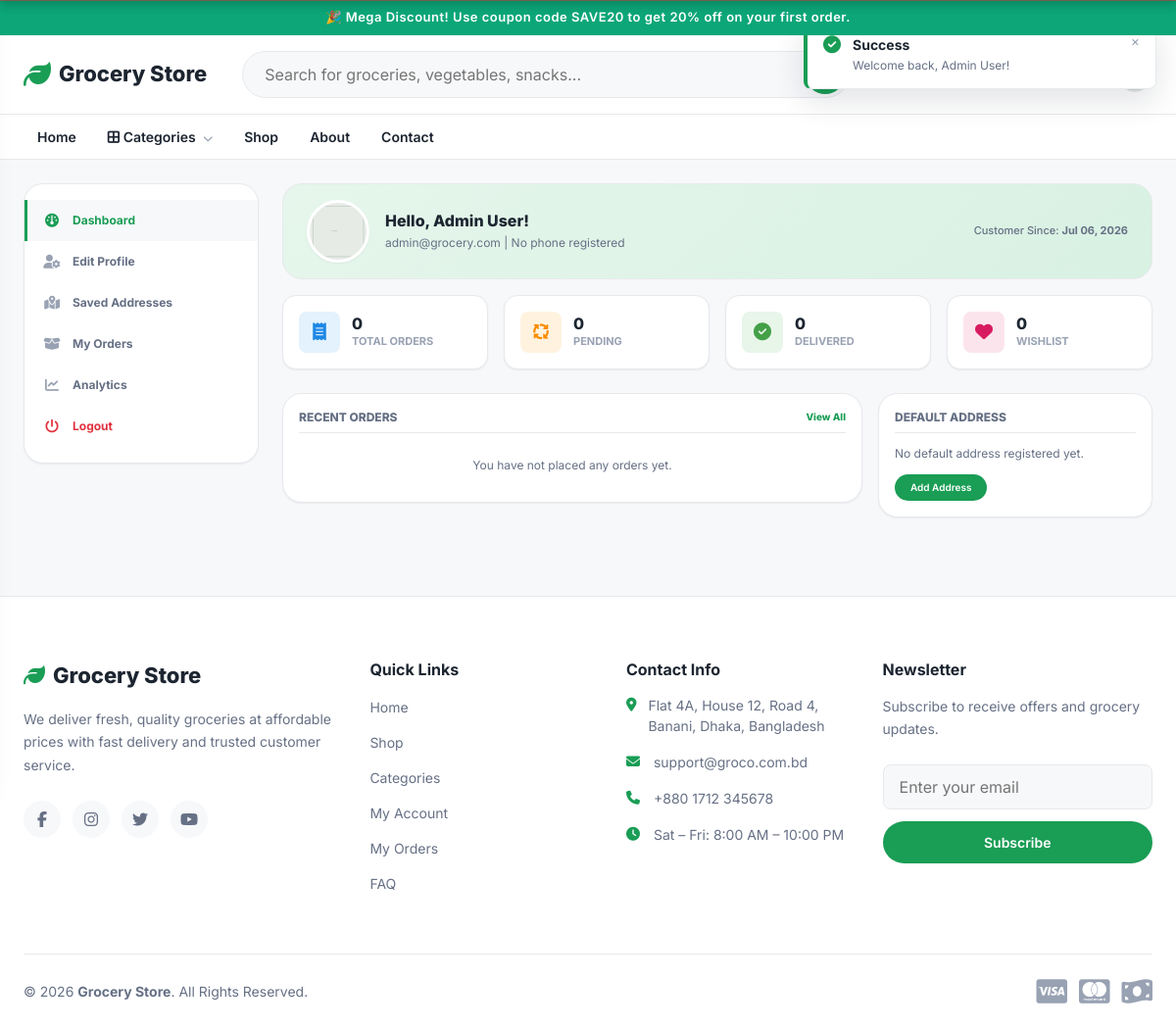
The app's page /account.php (signed in) with its own data.
### tables this page shows
CREATE TABLE `users` (
  `id` int(11) NOT NULL,
  `role_id` int(11) NOT NULL DEFAULT 2,
  `full_name` varchar(100) NOT NULL,
  `username` varchar(50) DEFAULT NULL,
  `email` varchar(150) NOT NULL,
  `phone` varchar(20) DEFAULT NULL,
  `gender` varchar(20) DEFAULT NULL,
  `dob` date DEFAULT NULL,
  `password` varchar(255) NOT NULL,
  `avatar` varchar(255) DEFAULT NULL,
  `wallet_balance` decimal(10,2) DEFAULT 0.00,
  `reward_points` int(11) DEFAULT 0,
  `is_verified` tinyint(1) DEFAULT 0,
  `phone_verified` tinyint(1) DEFAULT 0,
  `email_verified` tinyint(1) DEFAULT 0,
  `is_active` tinyint(1) DEFAULT 1,
  `is_banned` tinyint(1) DEFAULT 0,
  `banned_until` datetime DEFAULT NULL,
  `ban_reason` varchar(255) DEFAULT NULL,
  `remember_token` varchar(255) DEFAULT NULL,
  `failed_logins` int(11) DEFAULT 0,
  `last_password_change` datetime DEFAULT NULL,
  `last_login_at` datetime DEFAULT NULL,
  `created_at` timestamp NOT NULL DEFAULT current_timestamp(),
  `updated_at` timestamp NOT NULL DEFAULT current_timestamp() ON UPDATE current_timestamp(),
  `deleted_at` datetime DEFAULT NULL
);

### public/includes/helpers.php (called while the page is built, shortened)
<?php
function e(?string $value): string
{
    return htmlspecialchars($value ?? '', ENT_QUOTES, 'UTF-8');
}
function image_url(?string $path, string $placeholderCategory = 'ui'): string
{
    $fallbackPath = 'assets/images/' . $placeholderCategory . '/placeholder.png';
    $filePath = PUBLIC_PATH . '/' . $fallbackPath;
    $mtime = file_exists($filePath) ? filemtime($filePath) : time();
    return BASE_URL . '/' . $fallbackPath . '?v=' . $mtime;
}
function url_for(string $page): string
{
    return BASE_URL . '/' . ltrim($page, '/');
}

### public/includes/auth.php (called while the page is built, shortened)
<?php
function is_logged_in(): bool
{
    return !empty($_SESSION['user_id']);
}
function current_user_id(): ?int
{
    return isset($_SESSION['user_id']) ? (int) $_SESSION['user_id'] : null;
}
function current_user(): ?array
{
    static $cached = null;
    static $resolved = false;
    if ($resolved) {
        return $cached;
    }
    $userId = current_user_id();
    $stmt = db()->prepare(
        'SELECT u.id, u.role_id, u.full_name, u.email, u.phone, u.avatar,
                u.is_verified, u.is_active, r.role_name
         FROM users u
         JOIN roles r ON r.id = u.role_id
         WHERE u.id = :id
         LIMIT 1'
    );
    $stmt->execute(['id' => $userId]);
    $user = $stmt->fetch();
    $cached = $user;
    return $cached;
}
function wishlist_item_count(): int
{
    $stmt = db()->prepare('SELECT COUNT(*) FROM wishlists WHERE user_id = :uid');
    $stmt->execute(['uid' => current_user_id()]);
    return (int) $stmt->fetchColumn();
}

### public/dbconnect.php (called while the page is built, shortened)
<?php
final class Database
{
    private static ?PDO $instance = null;
    public static function getConnection(): PDO
    {
        if (self::$instance === null) {
            $dsn = 'mysql:host=' . DB_HOST . ';dbname=' . DB_NAME . ';charset=' . DB_CHARSET;
            $options = [
                PDO::ATTR_ERRMODE            => PDO::ERRMODE_EXCEPTION,
                PDO::ATTR_DEFAULT_FETCH_MODE => PDO::FETCH_ASSOC,
                PDO::ATTR_EMULATE_PREPARES   => false,
            ];
            try {
                self::$instance = new PDO($dsn, DB_USER, DB_PASS, $options);
                self::$instance->exec("SET time_zone = '+06:00'");
            } catch (PDOException $e) {
                error_log('[DB CONNECTION ERROR] ' . $e->getMessage());
                if (APP_DEBUG) {
                    die('Database connection failed: ' . htmlspecialchars($e->getMessage(), ENT_QUOTES, 'UTF-8'));
                }
                http_response_code(500);
                die('Something went wrong. Please try again later.');
            }
        }
        return self::$instance;
    }
}
function db(): PDO
{
    return Database::getConnection();
}
require_once PUBLIC_PATH . '/includes/helpers.php';
require_once PUBLIC_PATH . '/includes/auth.php';

### public/account.php (the view, shortened to what this page needs)
<?php
require_once __DIR__ . '/dbconnect.php';
$user = current_user();
$userId = (int) $user['id'];
try {
    $pdo = db();
    $totalOrdersStmt = $pdo->prepare('SELECT COUNT(*) FROM orders WHERE user_id = :uid');
    $totalOrdersStmt->execute(['uid' => $userId]);
    $totalOrders = (int) $totalOrdersStmt->fetchColumn();
    $pendingOrdersStmt = $pdo->prepare('SELECT COUNT(*) FROM orders WHERE user_id = :uid AND status = \'pending\'');
    $pendingOrdersStmt->execute(['uid' => $userId]);
    $pendingOrders = (int) $pendingOrdersStmt->fetchColumn();
    $completedOrdersStmt = $pdo->prepare('SELECT COUNT(*) FROM orders WHERE user_id = :uid AND status = \'delivered\'');
    $completedOrdersStmt->execute(['uid' => $userId]);
    $completedOrders = (int) $completedOrdersStmt->fetchColumn();
    $wishlistCount = wishlist_item_count();
    $recentStmt = $pdo->prepare('
        SELECT id, order_number, total_amount, payment_method, status, created_at
        FROM orders
        WHERE user_id = :uid
        ORDER BY created_at DESC
        LIMIT 5
    ');
    $recentStmt->execute(['uid' => $userId]);
    $recentOrders = $recentStmt->fetchAll();
    $addrStmt = $pdo->prepare('
        SELECT * FROM addresses
        WHERE user_id = :uid
        ORDER BY is_default DESC, id DESC
        LIMIT 1
    ');
    $addrStmt->execute(['uid' => $userId]);
    $defaultAddress = $addrStmt->fetch();
} catch (PDOException $e) {
    error_log('[account.php] Error: ' . $e->getMessage());
    if (APP_DEBUG) {
        die('Dashboard Loading Error: ' . htmlspecialchars($e->getMessage()));
    }
}
require_once __DIR__ . '/header.php';
?>
<div class="container" style="margin-top: var(--space-5);">
    <div class="account-layout">
        <aside class="account-sidebar">
            <ul class="account-menu-list">
                <li class="account-menu-item active">
                    <a href="<?= url_for('account.php') ?>"><i class="fas fa-gauge"></i> Dashboard</a>
                </li>
                <li class="account-menu-item">
                    <a href="<?= url_for('profile.php') ?>"><i class="fas fa-user-gear"></i> Edit Profile</a>
                </li>
                <li class="account-menu-item">
                    <a href="<?= url_for('addresses.php') ?>"><i class="fas fa-map-location-dot"></i> Saved Addresses</a>
                </li>
                <li class="account-menu-item">
                    <a href="<?= url_for('orders.php') ?>"><i class="fas fa-box-open"></i> My Orders</a>
                </li>
                <li class="account-menu-item">
                    <a href="<?= url_for('analytics.php') ?>"><i class="fas fa-chart-line"></i> Analytics</a>
                </li>
                <li class="account-menu-item">
                    <a href="<?= url_for('logout.php') ?>" style="color:var(--color-danger);"><i class="fas fa-power-off" style="color:var(--color-danger);"></i> Logout</a>
                </li>
            </ul>
        </aside>
        <main class="account-main-content">
            <div class="welcome-card">
                <div class="welcome-info">
                    <div class="welcome-avatar-wrapper">
                        <?php
                        $avatarUrl = image_url($user['avatar'], 'users');
                        ?>
                        <img class="welcome-avatar" src="<?= e($avatarUrl) ?>" alt="<?= e($user['full_name']) ?>">
                    </div>
                    <div class="welcome-details">
                        <h2>Hello, <?= e($user['full_name']) ?>!</h2>
                        <p><?= e($user['email']) ?> | <?= e($user['phone'] ?? 'No phone registered') ?></p>
                    </div>
                </div>
                <div class="welcome-meta">
                    Customer Since: <strong><?= date('M d, Y', strtotime($user['created_at'] ?? 'now')) ?></strong>
                </div>
            </div>
            <div class="stats-widgets-grid">
                <div class="stats-card">
                    <div class="stats-icon-box total"><i class="fas fa-receipt"></i></div>
                    <div class="stats-info">
                        <span class="stats-value"><?= $totalOrders ?></span>
                        <span class="stats-label">Total Orders</span>
                    </div>
                </div>
                <div class="stats-card">
                    <div class="stats-icon-box pending"><i class="fas fa-arrows-spin"></i></div>
                    <div class="stats-info">
                        <span class="stats-value"><?= $pendingOrders ?></span>
                        <span class="stats-label">Pending</span>
                    </div>
                </div>
                <div class="stats-card">
                    <div class="stats-icon-box completed"><i class="fas fa-circle-check"></i></div>
                    <div class="stats-info">
                        <span class="stats-value"><?= $completedOrders ?></span>
                        <span class="stats-label">Delivered</span>
                    </div>
                </div>
                <div class="stats-card">
                    <div class="stats-icon-box wishlist"><i class="fas fa-heart"></i></div>
                    <div class="stats-info">
                        <span class="stats-value"><?= $wishlistCount ?></span>
                        <span class="stats-label">Wishlist</span>
                    </div>
                </div>
            </div>
            <div class="dashboard-columns">
                <div class="dashboard-card" style="flex: 1;">
                    <h3 class="dashboard-card-title">
                        <span>Recent Orders</span>
                        <a href="<?= url_for('orders.php') ?>" style="font-size:10px; color:var(--color-primary); text-transform:none;">View All</a>
                    </h3>
                    <div class="dashboard-table-wrapper">
                        <?php if (!empty($recentOrders)): ?>
                            <table class="dashboard-table">
                                <thead>
                                    <tr>
                                        <th>Order #</th>
                                        <th>Date</th>
                                        <th>Total</th>
                                        <th>Payment</th>
                                        <th>Status</th>
                                        <th>Actions</th>
                                    </tr>
                                </thead>
                                <tbody>
                                    <?php foreach ($recentOrders as $order):
                                        $statusClass = strtolower($order['status']);
                                        $paymentText = $order['payment_method'] === 'cod' ? 'COD' : ($order['payment_method'] === 'card' ? 'Online' : 'Mobile');
                                    ?>
                                        <tr>
                                            <td><strong><?= e($order['order_number']) ?></strong></td>
                                            <td><?= date('M d, Y', strtotime($order['created_at'])) ?></td>
                                            <td><?= format_price((float)$order['total_amount']) ?></td>
                                            <td><?= $paymentText ?></td>
                                            <td><span class="order-badge <?= $statusClass ?>"><?= e($order['status']) ?></span></td>
                                            <td>
                                                <a href="<?= url_for('order-details.php?id=' . (int)$order['id']) ?>" style="color:var(--color-primary); font-weight:700;">View</a>
                                            </td>
                                        </tr>
                                    <?php endforeach; ?>
                                </tbody>
                            </table>
                        <?php else: ?>
                            <p style="font-size:var(--fs-xs); color:var(--color-text-muted); margin:0; padding: var(--space-3) 0; text-align:center;">You have not placed any orders yet.</p>
                        <?php endif; ?>
                    </div>
                </div>
                <div class="dashboard-card" style="width: 100%;">
                    <h3 class="dashboard-card-title">Default Address</h3>
                    <div class="address-snippet">
                        <?php if ($defaultAddress): ?>
                            <strong><?= e($defaultAddress['recipient_name']) ?></strong><br>
                            <?= e($defaultAddress['phone']) ?><br>
                            <?= e($defaultAddress['address_line1']) ?><?= $defaultAddress['address_line2'] ? ', ' . e($defaultAddress['address_line2']) : '' ?><br>
                            <?= e($defaultAddress['city']) ?><br>
                            <?= e($defaultAddress['country']) ?>
                            <div style="margin-top:var(--space-4);">
                                <a href="<?= url_for('addresses.php') ?>" class="btn btn-secondary" style="font-size:10px; border-radius:var(--radius-pill); padding: 6px 16px; border:none; display:inline-block;">Manage Book</a>
                            </div>
                        <?php else: ?>
                            <p style="margin:0 0 var(--space-3) 0;">No default address registered yet.</p>
                            <a href="<?= url_for('addresses.php') ?>" class="btn btn-primary" style="font-size:10px; border-radius:var(--radius-pill); padding: 6px 16px; border:none; display:inline-block;">Add Address</a>
                        <?php endif; ?>
                    </div>
                </div>
            </div>
        </main>
    </div>
</div>
<?php
require_once __DIR__ . '/footer.php';
?>

### public/assets/css/style.css (style rules this page uses)
:root { --color-primary: #1a9d55; --color-primary-dark: #147a42; --color-primary-light: #e6f6ec; --color-accent: #f5821f; --color-danger: #e0303e; --color-warning: #f2b705; --color-success: #1a9d55; --color-bg: #f7f8fa; --color-surface: #ffffff; --color-border: #e7e9ec; --color-text: #1c2530; --color-text-muted: #667085; --color-text-faint: #98a2b3; --font-base: 'Inter', -apple-system, BlinkMacSystemFont, 'Segoe UI', Roboto, Helvetica, Arial, sans-serif; --fs-xs: 0.75rem; --fs-sm: 0.875rem; --fs-base: 1rem; --fs-md: 1.125rem; --fs-lg: 1.375rem; --fs-xl: 1.75rem; --fs-2xl: 2.25rem; --space-1: 4px; --space-2: 8px; --space-3: 12px; --space-4: 16px; --space-5: 24px; --space-6: 32px; --space-7: 48px; --space-8: 64px; --radius-sm: 8px; --radius-md: 14px; --radius-lg: 20px; --radius-pill: 999px; --shadow-sm: 0 1px 2px rgba(16, 24, 40, 0.06); --shadow-md: 0 4px 16px rgba(16, 24, 40, 0.08); --shadow-lg: 0 12px 32px rgba(16, 24, 40, 0.12); --header-height: 128px; --container-max: 1280px; --transition-fast: 150ms ease; --transition-base: 250ms ease; }
*, *::before, *::after { box-sizing: border-box; }
html { scroll-behavior: smooth; }
body { margin: 0; font-family: var(--font-base); font-size: var(--fs-base); color: var(--color-text); background: var(--color-bg); line-height: 1.5; -webkit-font-smoothing: antialiased; }
img { max-width: 100%; display: block; }
a { color: inherit; text-decoration: none; }
ul, ol { list-style: none; margin: 0; padding: 0; }
h1, h2, h3, h4, h5, h6 { margin: 0; font-weight: 700; line-height: 1.25; }
p { margin: 0 0 var(--space-3); }
.container { width: 100%; max-width: var(--container-max); margin-inline: auto; padding-inline: var(--space-5); }
.btn { display: inline-flex; align-items: center; justify-content: center; gap: var(--space-2); padding: 12px 22px; font-weight: 600; font-size: var(--fs-sm); border-radius: var(--radius-pill); border: 1px solid transparent; transition: background var(--transition-fast), color var(--transition-fast), border-color var(--transition-fast), transform var(--transition-fast); white-space: nowrap; }
.btn-primary { background: var(--color-primary); color: #fff; }

### public/assets/css/accessibility.css (style rules this page uses)
body { text-rendering: optimizeLegibility; -webkit-font-smoothing: antialiased; -moz-osx-font-smoothing: grayscale; }

### records on screen
users: full_name "Admin User", email "admin@grocery.com", phone "No phone registered"

### other values on screen
$announcementText "🎉 Mega Discount! Use coupon code SAVE20 to get 20% off on your first order."
site_name() "Grocery Store"
t('home') "Home"
t('categories') "Categories"
t('shop') "Shop"
t('about') "About"
t('contact') "Contact"
date('M d, Y', strtotime($user['created_at'] ?? 'now')) "Jul 06, 2026"
$totalOrders "0"
$pendingOrders "0"
$completedOrders "0"
$wishlistCount "0"
t('about_text') "We deliver fresh, quality groceries at affordable prices with fast delivery and trusted customer service."
t('quick_links') "Quick Links"
t('account') "My Account"
